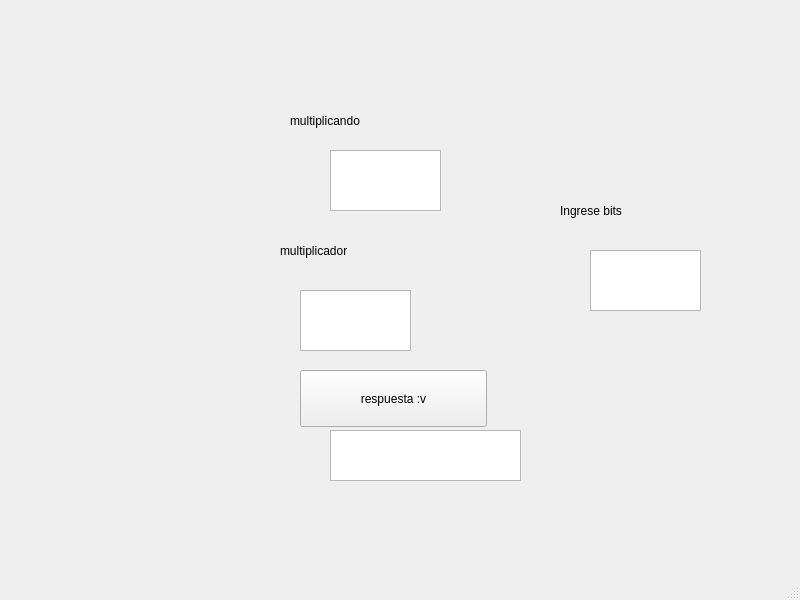
<?xml version="1.0" encoding="UTF-8"?>
<ui version="4.0">
 <class>MainWindow</class>
 <widget class="QMainWindow" name="MainWindow">
  <property name="geometry">
   <rect>
    <x>0</x>
    <y>0</y>
    <width>800</width>
    <height>600</height>
   </rect>
  </property>
  <property name="windowTitle">
   <string>MainWindow</string>
  </property>
  <widget class="QWidget" name="centralwidget">
   <widget class="QLabel" name="label">
    <property name="geometry">
     <rect>
      <x>290</x>
      <y>100</y>
      <width>171</width>
      <height>41</height>
     </rect>
    </property>
    <property name="text">
     <string>multiplicando</string>
    </property>
   </widget>
   <widget class="QPushButton" name="btn1">
    <property name="geometry">
     <rect>
      <x>300</x>
      <y>370</y>
      <width>187</width>
      <height>57</height>
     </rect>
    </property>
    <property name="text">
     <string>respuesta :v</string>
    </property>
   </widget>
   <widget class="QLabel" name="label_2">
    <property name="geometry">
     <rect>
      <x>280</x>
      <y>230</y>
      <width>171</width>
      <height>41</height>
     </rect>
    </property>
    <property name="text">
     <string>multiplicador</string>
    </property>
   </widget>
   <widget class="QLabel" name="label_3">
    <property name="geometry">
     <rect>
      <x>560</x>
      <y>190</y>
      <width>171</width>
      <height>41</height>
     </rect>
    </property>
    <property name="text">
     <string>Ingrese bits</string>
    </property>
   </widget>
   <widget class="QTextEdit" name="r">
    <property name="geometry">
     <rect>
      <x>330</x>
      <y>430</y>
      <width>191</width>
      <height>51</height>
     </rect>
    </property>
   </widget>
   <widget class="QTextEdit" name="x">
    <property name="geometry">
     <rect>
      <x>330</x>
      <y>150</y>
      <width>111</width>
      <height>61</height>
     </rect>
    </property>
   </widget>
   <widget class="QTextEdit" name="y">
    <property name="geometry">
     <rect>
      <x>300</x>
      <y>290</y>
      <width>111</width>
      <height>61</height>
     </rect>
    </property>
   </widget>
   <widget class="QTextEdit" name="b">
    <property name="geometry">
     <rect>
      <x>590</x>
      <y>250</y>
      <width>111</width>
      <height>61</height>
     </rect>
    </property>
   </widget>
  </widget>
  <widget class="QMenuBar" name="menubar">
   <property name="geometry">
    <rect>
     <x>0</x>
     <y>0</y>
     <width>800</width>
     <height>47</height>
    </rect>
   </property>
  </widget>
  <widget class="QStatusBar" name="statusbar"/>
 </widget>
 <resources/>
 <connections/>
</ui>
